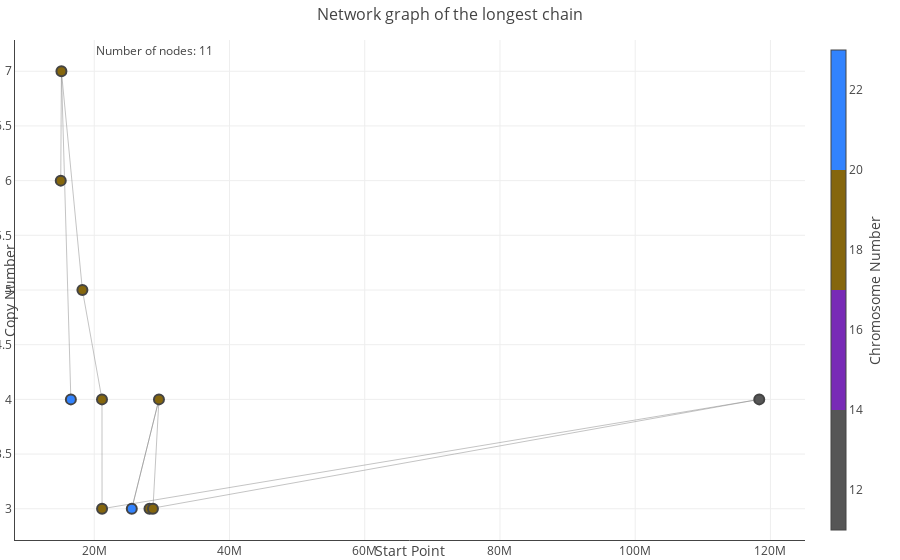

This figure's notebook cell:
### Code cell
draw_plotly(longest_graph,'Network graph of the longest chain')

### Figure 1 — Plotly figure (JSON) as saved in the notebook; plotly's stock layout.template omitted (floating-point values rounded to 4 significant figures)
{"data": [{"hoverinfo": "none", "line": {"color": "#888", "width": 0.5}, "mode": "lines", "type": "scatter", "x": [15045317, 15144367, null, 15144367, 18247757, null, 15144367, 16541802, null, 18247757, 21144327, null, 21144327, 21154547, null, 21154547, 118343919, null, 118343919, 28167052, null, 28167052, 28678476, null, 28678476, 29569025, null, 29569025, 25551286, null, 25551286, 29569025, null], "y": [6, 7, null, 7, 5, null, 7, 4, null, 5, 4, null, 4, 3, null, 3, 4, null, 4, 3, null, 3, 3, null, 3, 4, null, 4, 3, null, 3, 4, null]}, {"hoverinfo": "text", "marker": {"color": [17, 17, 17, 23, 17, 17, 11, 17, 17, 17, 22], "colorbar": {"thickness": 15, "title": {"side": "right", "text": "Chromosome Number"}, "xanchor": "left"}, "colorscale": [[0, "#3283FE"], [0.25, "#3283FE"], [0.25, "#85660D"], [0.5, "#85660D"], [0.5, "#782AB6"], [0.75, "#782AB6"], [0.75, "#565656"], [1, "#565656"]], "line": {"width": 2}, "reversescale": true, "showscale": true, "size": 10, "symbol": 0}, "mode": "markers", "text": ["Prev: None<br><b>-Node:197-</b><br>Next: 198<br>Chromosome: 17<br>CN: 6", "Prev: 197<br><b>-Node:198-</b><br>Next: 199,819<br>Chromosome: 17<br>CN: 7", "Prev: 198<br><b>-Node:199-</b><br>Next: 200,204<br>Chromosome: 17<br>CN: 5", "Prev: 198,818<br><b>-Node:819-</b><br>Next: 820<br>Chromosome: X<br>CN: 4", "Prev: 199,203<br><b>-Node:204-</b><br>Next: 201,205<br>Chromosome: 17<br>CN: 4", "Prev: 204<br><b>-Node:205-</b><br>Next: 50,206<br>Chromosome: 17<br>CN: 3", "Prev: 49,205<br><b>-Node:50-</b><br>Next: 51,212<br>Chromosome: 11<br>CN: 4", "Prev: 50,211<br><b>-Node:212-</b><br>Next: 213,259<br>Chromosome: 17<br>CN: 3", "Prev: 212<br><b>-Node:213-</b><br>Next: 214<br>Chromosome: 17<br>CN: 3", "Prev: 213,406<br><b>-Node:214-</b><br>Next: 215,406<br>Chromosome: 17<br>CN: 4", "Prev: 214,405<br><b>-Node:406-</b><br>Next: None<br>Chromosome: 22<br>CN: 3"], "type": "scatter", "x": [15045317, 15144367, 18247757, 16541802, 21144327, 21154547, 118343919, 28167052, 28678476, 29569025, 25551286], "y": [6, 7, 5, 4, 4, 3, 4, 3, 3, 4, 3]}], "layout": {"annotations": [{"showarrow": false, "text": "Number of nodes: 11", "x": 0.1, "xref": "paper", "y": 1, "yref": "paper"}], "hovermode": "closest", "margin": {"b": 20, "l": 15, "r": 5, "t": 40}, "showlegend": false, "title": {"font": {"size": 16}, "text": "Network graph of the longest chain"}, "xaxis": {"showgrid": true, "showline": true, "showticklabels": true, "title": {"text": "Start Point"}, "zeroline": true}, "yaxis": {"showgrid": true, "showline": true, "showticklabels": true, "title": {"text": "Copy Number"}, "zeroline": true}}}
